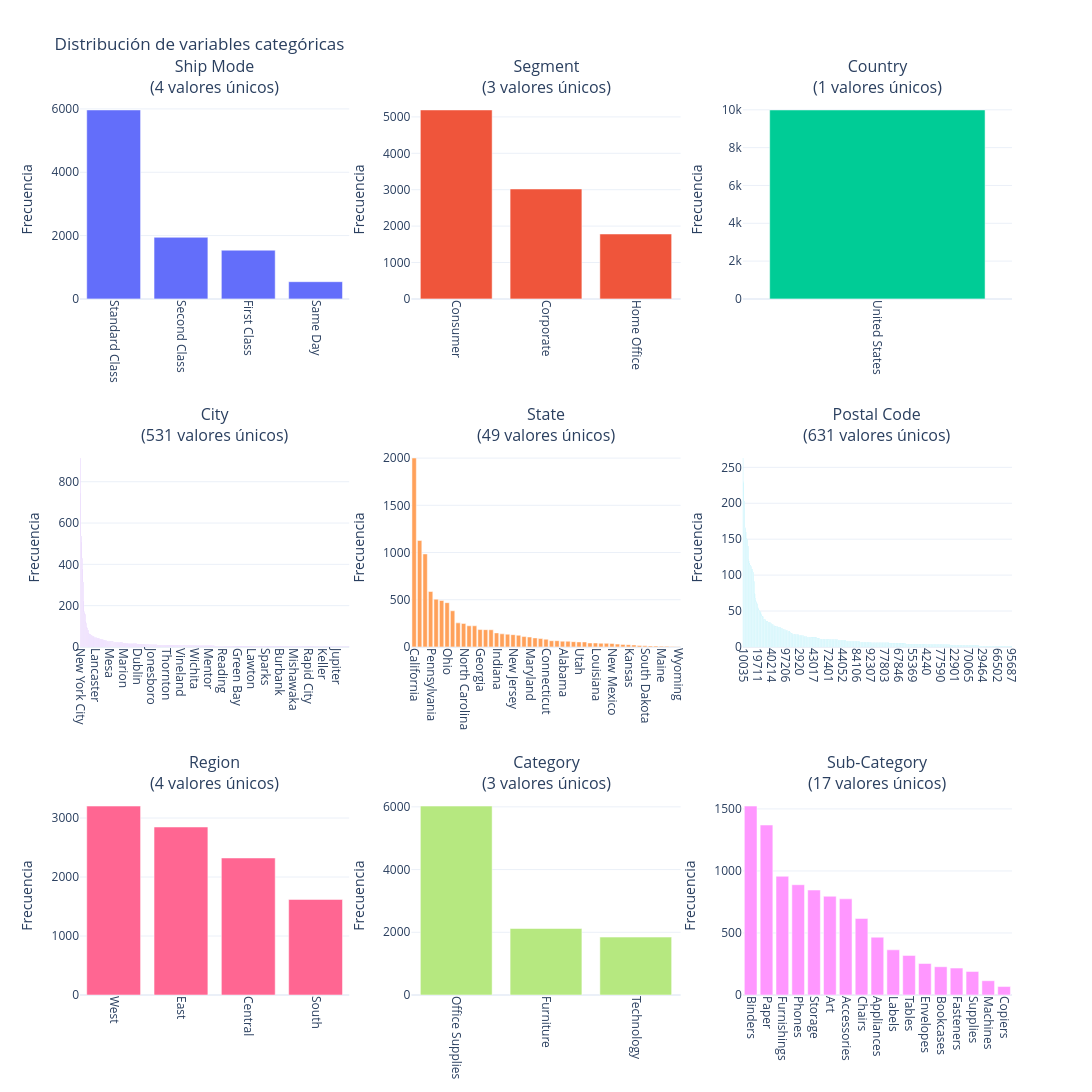

Notebook code for this chart:
### Markdown cell above
### Histograma de frecuencias para variables categoricas

### Code cell
# -----------------------------------------------------
# Seleccionar variables categóricas
# -----------------------------------------------------
categorical_cols = data.select_dtypes(
    include=["object", "category"]
).columns

# -----------------------------------------------------
# Configuración de la cuadrícula de gráficos
# -----------------------------------------------------
n_cols = 3                                    # gráficas por fila
n_rows = math.ceil(len(categorical_cols) / n_cols)

# -----------------------------------------------------
# Crear títulos incluyendo cardinalidad
# -----------------------------------------------------
subplot_titles = [
    f"{col}<br>({data[col].nunique()} valores únicos)"
    for col in categorical_cols
]

# -----------------------------------------------------
# Crear figura con subplots
# -----------------------------------------------------
fig = make_subplots(
    rows=n_rows,
    cols=n_cols,
    subplot_titles=subplot_titles
)

# -----------------------------------------------------
# Generar una gráfica por cada variable categórica
# -----------------------------------------------------
for i, col in enumerate(categorical_cols):

    # posición dentro de la cuadrícula
    row = i // n_cols + 1
    col_pos = i % n_cols + 1

    # frecuencia de cada categoría
    counts = (
        data[col]
        .value_counts(dropna=False)
        .sort_values(ascending=False)
    )

    # gráfico de barras interactivo
    fig.add_trace(
        go.Bar(
            x=counts.index.astype(str),
            y=counts.values,
            name=col,

            # información mostrada al pasar el cursor
            hovertemplate=
            "<b>Categoría:</b> %{x}<br>" +
            "<b>Frecuencia:</b> %{y}<br>" +
            f"<b>Valores únicos:</b> {data[col].nunique()}" +
            "<extra></extra>"
        ),
        row=row,
        col=col_pos
    )

# -----------------------------------------------------
# Configuración general
# -----------------------------------------------------
fig.update_layout(
    title="Distribución de variables categóricas",
    showlegend=False,

    # aumentar tamaño para variables con muchas categorías
    height=500 * n_rows,
    width=1200,

    template="plotly_white"
)

# -----------------------------------------------------
# Configuración de todos los ejes X
# -----------------------------------------------------
fig.update_xaxes(
    tickangle=90
)

# -----------------------------------------------------
# Configuración de todos los ejes Y
# -----------------------------------------------------
fig.update_yaxes(
    title_text="Frecuencia"
)

# -----------------------------------------------------
# Mostrar figura
# -----------------------------------------------------
fig.show()

### Figure 1 — Plotly figure (JSON) as saved in the notebook; plotly's stock layout.template omitted (floating-point values rounded to 4 significant figures; data arrays with more than 128 entries replaced by an {"elided": "..."} marker saying what was removed)
{"data": [{"hovertemplate": "<b>Categoría:</b> %{x}<br><b>Frecuencia:</b> %{y}<br><b>Valores únicos:</b> 4<extra></extra>", "name": "Ship Mode", "type": "bar", "x": ["Standard Class", "Second Class", "First Class", "Same Day"], "xaxis": "x", "y": [5968, 1945, 1538, 543], "yaxis": "y"}, {"hovertemplate": "<b>Categoría:</b> %{x}<br><b>Frecuencia:</b> %{y}<br><b>Valores únicos:</b> 3<extra></extra>", "name": "Segment", "type": "bar", "x": ["Consumer", "Corporate", "Home Office"], "xaxis": "x2", "y": [5191, 3020, 1783], "yaxis": "y2"}, {"hovertemplate": "<b>Categoría:</b> %{x}<br><b>Frecuencia:</b> %{y}<br><b>Valores únicos:</b> 1<extra></extra>", "name": "Country", "type": "bar", "x": ["United States"], "xaxis": "x3", "y": [9994], "yaxis": "y3"}, {"hovertemplate": "<b>Categoría:</b> %{x}<br><b>Frecuencia:</b> %{y}<br><b>Valores únicos:</b> 531<extra></extra>", "name": "City", "type": "bar", "x": {"elided": "531 str values"}, "xaxis": "x4", "y": {"elided": "531 int values"}, "yaxis": "y4"}, {"hovertemplate": "<b>Categoría:</b> %{x}<br><b>Frecuencia:</b> %{y}<br><b>Valores únicos:</b> 49<extra></extra>", "name": "State", "type": "bar", "x": ["California", "New York", "Texas", "Pennsylvania", "Washington", "Illinois", "Ohio", "Florida", "Michigan", "North Carolina", "Arizona", "Virginia", "Georgia", "Tennessee", "Colorado", "Indiana", "Kentucky", "Massachusetts", "New Jersey", "Oregon", "Wisconsin", "Maryland", "Delaware", "Minnesota", "Connecticut", "Missouri", "Oklahoma", "Alabama", "Arkansas", "Rhode Island", "Utah", "Mississippi", "South Carolina", "Louisiana", "Nevada", "Nebraska", "New Mexico", "Iowa", "New Hampshire", "Kansas", "Idaho", "Montana", "South Dakota", "Vermont", "District of Columbia", "Maine", "North Dakota", "West Virginia", "Wyoming"], "xaxis": "x5", "y": [2001, 1128, 985, 587, 506, 492, 469, 383, 255, 249, 224, 224, 184, 183, 182, 149, 139, 135, 130, 124, 110, 105, 96, 89, 82, 66, 66, 61, 60, 56, 53, 53, 42, 42, 39, 38, 37, 30, 27, 24, 21, 15, 12, 11, 10, 8, 7, 4, 1], "yaxis": "y5"}, {"hovertemplate": "<b>Categoría:</b> %{x}<br><b>Frecuencia:</b> %{y}<br><b>Valores únicos:</b> 631<extra></extra>", "name": "Postal Code", "type": "bar", "x": {"elided": "631 str values"}, "xaxis": "x6", "y": {"elided": "631 int values"}, "yaxis": "y6"}, {"hovertemplate": "<b>Categoría:</b> %{x}<br><b>Frecuencia:</b> %{y}<br><b>Valores únicos:</b> 4<extra></extra>", "name": "Region", "type": "bar", "x": ["West", "East", "Central", "South"], "xaxis": "x7", "y": [3203, 2848, 2323, 1620], "yaxis": "y7"}, {"hovertemplate": "<b>Categoría:</b> %{x}<br><b>Frecuencia:</b> %{y}<br><b>Valores únicos:</b> 3<extra></extra>", "name": "Category", "type": "bar", "x": ["Office Supplies", "Furniture", "Technology"], "xaxis": "x8", "y": [6026, 2121, 1847], "yaxis": "y8"}, {"hovertemplate": "<b>Categoría:</b> %{x}<br><b>Frecuencia:</b> %{y}<br><b>Valores únicos:</b> 17<extra></extra>", "name": "Sub-Category", "type": "bar", "x": ["Binders", "Paper", "Furnishings", "Phones", "Storage", "Art", "Accessories", "Chairs", "Appliances", "Labels", "Tables", "Envelopes", "Bookcases", "Fasteners", "Supplies", "Machines", "Copiers"], "xaxis": "x9", "y": [1523, 1370, 957, 889, 846, 796, 775, 617, 466, 364, 319, 254, 228, 217, 190, 115, 68], "yaxis": "y9"}], "layout": {"annotations": [{"font": {"size": 16}, "showarrow": false, "text": "Ship Mode<br>(4 valores únicos)", "x": 0.1444, "xanchor": "center", "xref": "paper", "y": 1, "yanchor": "bottom", "yref": "paper"}, {"font": {"size": 16}, "showarrow": false, "text": "Segment<br>(3 valores únicos)", "x": 0.5, "xanchor": "center", "xref": "paper", "y": 1, "yanchor": "bottom", "yref": "paper"}, {"font": {"size": 16}, "showarrow": false, "text": "Country<br>(1 valores únicos)", "x": 0.8556, "xanchor": "center", "xref": "paper", "y": 1, "yanchor": "bottom", "yref": "paper"}, {"font": {"size": 16}, "showarrow": false, "text": "City<br>(531 valores únicos)", "x": 0.1444, "xanchor": "center", "xref": "paper", "y": 0.6111, "yanchor": "bottom", "yref": "paper"}, {"font": {"size": 16}, "showarrow": false, "text": "State<br>(49 valores únicos)", "x": 0.5, "xanchor": "center", "xref": "paper", "y": 0.6111, "yanchor": "bottom", "yref": "paper"}, {"font": {"size": 16}, "showarrow": false, "text": "Postal Code<br>(631 valores únicos)", "x": 0.8556, "xanchor": "center", "xref": "paper", "y": 0.6111, "yanchor": "bottom", "yref": "paper"}, {"font": {"size": 16}, "showarrow": false, "text": "Region<br>(4 valores únicos)", "x": 0.1444, "xanchor": "center", "xref": "paper", "y": 0.2222, "yanchor": "bottom", "yref": "paper"}, {"font": {"size": 16}, "showarrow": false, "text": "Category<br>(3 valores únicos)", "x": 0.5, "xanchor": "center", "xref": "paper", "y": 0.2222, "yanchor": "bottom", "yref": "paper"}, {"font": {"size": 16}, "showarrow": false, "text": "Sub-Category<br>(17 valores únicos)", "x": 0.8556, "xanchor": "center", "xref": "paper", "y": 0.2222, "yanchor": "bottom", "yref": "paper"}], "height": 1500, "showlegend": false, "title": {"text": "Distribución de variables categóricas"}, "width": 1200, "xaxis": {"anchor": "y", "domain": [0, 0.2889], "tickangle": 90}, "xaxis2": {"anchor": "y2", "domain": [0.3556, 0.6444], "tickangle": 90}, "xaxis3": {"anchor": "y3", "domain": [0.7111, 1], "tickangle": 90}, "xaxis4": {"anchor": "y4", "domain": [0, 0.2889], "tickangle": 90}, "xaxis5": {"anchor": "y5", "domain": [0.3556, 0.6444], "tickangle": 90}, "xaxis6": {"anchor": "y6", "domain": [0.7111, 1], "tickangle": 90}, "xaxis7": {"anchor": "y7", "domain": [0, 0.2889], "tickangle": 90}, "xaxis8": {"anchor": "y8", "domain": [0.3556, 0.6444], "tickangle": 90}, "xaxis9": {"anchor": "y9", "domain": [0.7111, 1], "tickangle": 90}, "yaxis": {"anchor": "x", "domain": [0.7778, 1], "title": {"text": "Frecuencia"}}, "yaxis2": {"anchor": "x2", "domain": [0.7778, 1], "title": {"text": "Frecuencia"}}, "yaxis3": {"anchor": "x3", "domain": [0.7778, 1], "title": {"text": "Frecuencia"}}, "yaxis4": {"anchor": "x4", "domain": [0.3889, 0.6111], "title": {"text": "Frecuencia"}}, "yaxis5": {"anchor": "x5", "domain": [0.3889, 0.6111], "title": {"text": "Frecuencia"}}, "yaxis6": {"anchor": "x6", "domain": [0.3889, 0.6111], "title": {"text": "Frecuencia"}}, "yaxis7": {"anchor": "x7", "domain": [0, 0.2222], "title": {"text": "Frecuencia"}}, "yaxis8": {"anchor": "x8", "domain": [0, 0.2222], "title": {"text": "Frecuencia"}}, "yaxis9": {"anchor": "x9", "domain": [0, 0.2222], "title": {"text": "Frecuencia"}}}}
